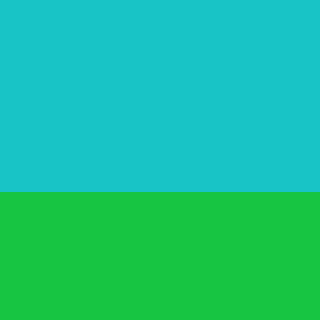

Below is a game level as drawn by its tile map, then a one-line description and the .tmx that defines it (tile-layer data replaced by summaries):
An orthogonal 10x10 tile map with 32x32 px tiles, 1 tile layer (background) and 10 objects.

<map version="1.0" orientation="orthogonal" width="10" height="10" tilewidth="32" tileheight="32">
 <tileset firstgid="1" name="tileset" tilewidth="32" tileheight="32">
  <image source="../tileset.png" trans="ffffff" width="320" height="320" />
 </tileset>
 <layer name="background" width="10" height="10">
  <data>[100 cells, 100 non-empty, 2 distinct tile ids]</data>
 </layer>
 <objectgroup name="objects" width="10" height="10">
  <object gid="1" x="0" y="224" />
  <object gid="1" x="32" y="224" />
  <object gid="1" x="64" y="224" />
  <object gid="1" x="96" y="224" />
  <object gid="1" x="128" y="224" />
  <object gid="1" x="160" y="224" />
  <object gid="1" x="192" y="224" />
  <object gid="1" x="224" y="224" />
  <object gid="1" x="256" y="224" />
  <object gid="1" x="288" y="224" />
 </objectgroup>
</map>
